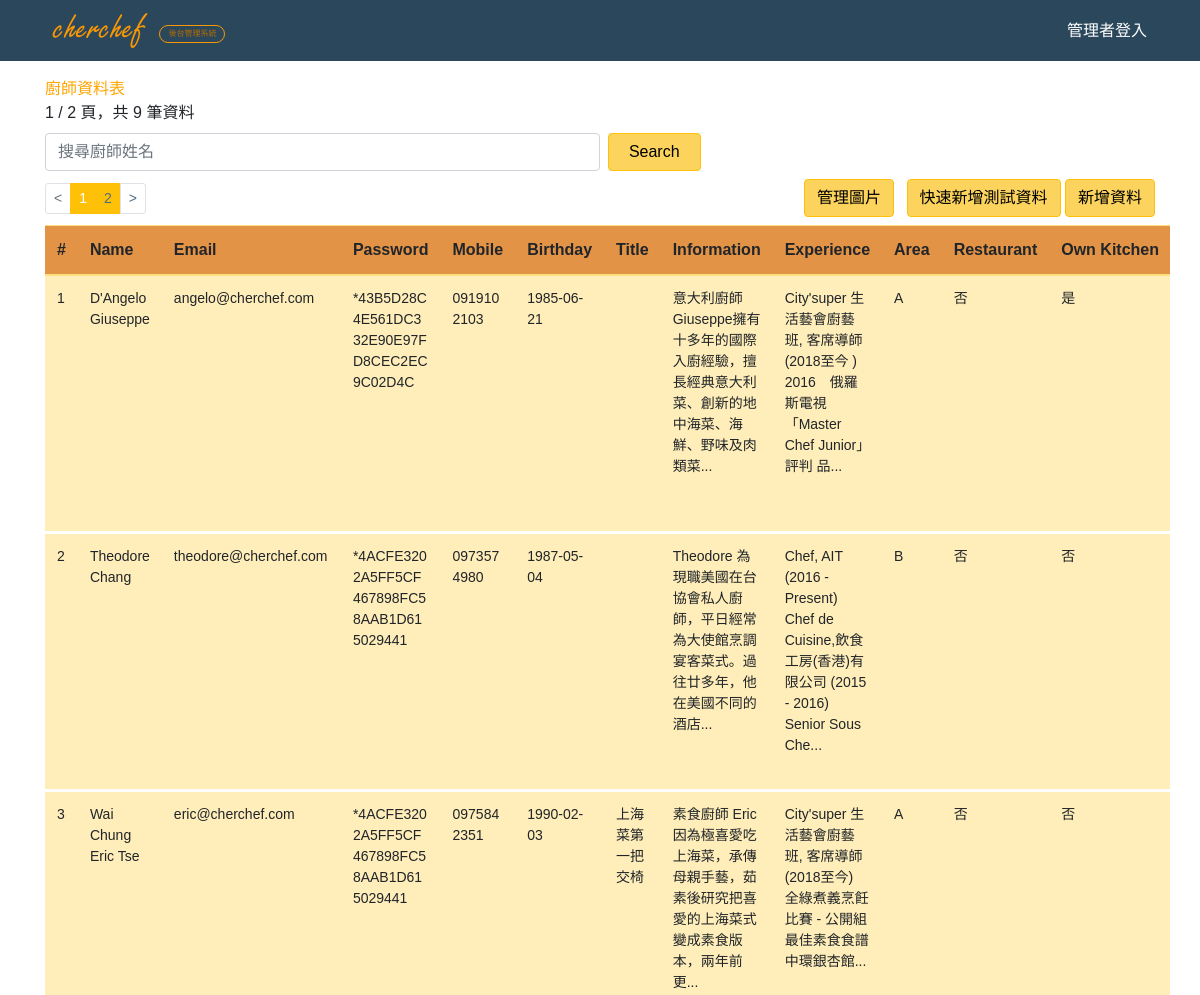
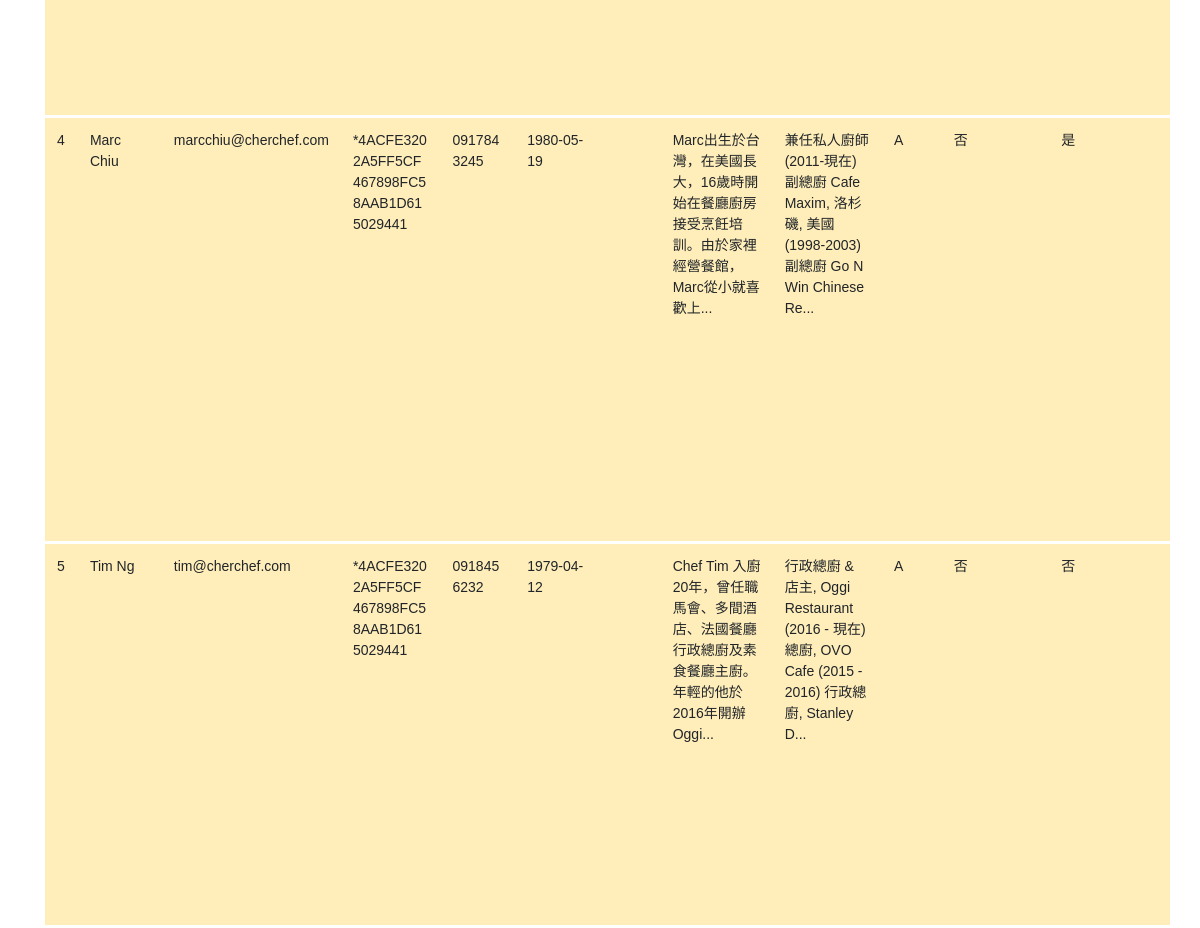
The app's page /Chef/chef.php with its own data (2 pictures, top to bottom).
### tables this page shows
CREATE TABLE `chef` (
  `sid` int(11) NOT NULL,
  `name` varchar(255) NOT NULL,
  `email` varchar(255) NOT NULL,
  `password` varchar(255) NOT NULL,
  `mobile` varchar(255) NOT NULL,
  `birthday` date NOT NULL,
  `pic` varchar(255) NOT NULL,
  `title` varchar(255) DEFAULT NULL,
  `info` varchar(255) DEFAULT NULL,
  `experience` varchar(255) NOT NULL,
  `food_set` varchar(255) DEFAULT NULL,
  `area` varchar(255) NOT NULL,
  `restaurant` varchar(255) DEFAULT NULL,
  `own_kitchen` varchar(255) NOT NULL,
  `tool` varchar(255) DEFAULT NULL,
  `note` varchar(255) DEFAULT NULL
);

### Chef/chef.php (the view, shortened to what this page needs)
<?php
require __DIR__ . '/connect.php';
$per_page = 5;
$page = isset($_GET['page']) ? intval($_GET['page']) : 1;
$t_sql = "SELECT COUNT(1) FROM chef";
$t_stmt = $pdo->query($t_sql);
$total_rows = $t_stmt->fetch(PDO::FETCH_NUM)[0];
$total_pages = ceil($total_rows / $per_page);
$sql = sprintf("SELECT * FROM chef ORDER BY sid LIMIT %s, %s", ($page - 1) * $per_page, $per_page);
$stmt = $pdo->query($sql);
$rows = $stmt->fetchAll(PDO::FETCH_ASSOC);
?>
<?php include __DIR__ . '/_html_header.php' ?>
<?php include __DIR__ . '/_navbar.php' ?>
<div class="container pt-3">
<div style="color:orange;">廚師資料表</div>
<div><?= $page. " / ".$total_pages." 頁，共 ".$total_rows." 筆資料" ?></div>
    <div class="row">
        <div class="col-lg-12">
            <form class="form-inline d-flex" name="form1" action="chef_data_search.php" method="post">
            <input type="text" class="form-control col-12 col-md-6 mr-2 my-2" id="search_input" name="search_input" placeholder="搜尋廚師姓名">
            <button type="submit" class="btn btn-warning col-12 col-md-2 col-lg-1 my-md-2 mb-2" >Search</button>
            </form>
            <nav class="d-flex mb-2">
                <ul class="pagination pagination-sm mb-0 mr-auto align-items-center">
                    <li class="page-item <?= $page<=1 ? 'disabled' : '' ?>">
                        <a class="page-link" href="?page=<?= $page-1 ?>">&lt;</a>
                    </li>
                    <?php for($i=1; $i<=$total_pages; $i++): ?>
                    <li class="page-item <?= $i==$page ? 'active' : '' ?>">
                        <a class="page-link bg-warning border-warning" href="?page=<?= $i ?>"><?= $i ?></a>
                    </li>
                    <?php endfor ?>
                    <li class="page-item <?= $page>=$total_pages ? 'disabled' : '' ?>">
                        <a class="page-link" href="?page=<?= $page+1 ?>">&gt;</a>
                    </li>
                </ul>
                <div>
                    <a href="chef_photo.php"><button type="button" class="btn btn-warning mr-2">管理圖片</button></a>
                    <a href="chef_insert.php"><button type="button" class="btn btn-warning">快速新增測試資料</button></a>
                    <a href="chef_data_insert.php"><button type="button" class="btn btn-warning">新增資料</button></a>
                </div>
            </nav>
        </div>
    </div>
<div class="row">
<div class="col-lg-12 table-responsive card-list-table">
    <table class="table table-warning table-hover">
        <thead class="bg-warning text-nowrap">
            <tr>
                <th scope="col">#</th>
                <th scope="col">Name</th>
                <th scope="col">Email</th>
                <th scope="col">Password</th>
                <th scope="col">Mobile</th>
                <th scope="col">Birthday</th>
                <th scope="col">Title</th>
                <th scope="col">Information</th>
                <th scope="col">Experience</th>
                <th scope="col">Area</th>
                <th scope="col">Restaurant</th>
                <th scope="col">Own Kitchen</th>
            </tr>
        </thead>
        <tbody>
            <?php foreach ($rows as $row) : ?>
            <tr class="form_data_font_style">
                <td data-title="#"><?= $row['sid'] ?></td>
                <td data-title="Name"><?= $row['name'] ?></td>
                <td data-title="Email"><?= $row['email'] ?></td>
                <td data-title="Password" class="text-break"><?= $row['password'] ?></td>
                <td data-title="Mobile"class="text-break"><?= $row['mobile'] ?></td>
                <td data-title="Birthday"><?= $row['birthday'] ?></td>
                <td data-title="Title"><?= $row['title'] ?></td>
                <td data-title="Information"><?= mb_strimwidth($row['info'],0, 100, "...", "UTF-8"); ?></td>
                <td data-title="Experience"><?= mb_strimwidth($row['experience'],0, 100, "...", "UTF-8");  ?></td>
                <td data-title="Area"><?= $row['area'] ?></td>
                <td data-title="Restaurant"><?= $row['restaurant']==1?"是":"否" ?></td>
                <td data-title="Own Kitchen"><?= $row['own_kitchen']==1?"是":"否" ?></td>
            </tr>
            <?php endforeach; ?>
        </tbody>
    </table>
</div>
</div>
                      </div>
<?php include __DIR__ . '/_html_footer.php';  ?>

### Chef/main.css (style rules this page uses)
* { font-family: 'Noto Sans TC', sans-serif; }
.table { margin: 0; }
.form_data_font_style { font-size: 14px; font-family: Arial, Helvetica, sans-serif,"微軟正黑體"; }
nav a { color: white; }
.page-link { color: #506c80; }
html { margin: 0; padding: 0; width: 100% }
body { margin: 0; padding:0; width: 100%; background-size: cover; height: 100vh; display: table; }
.table-warning td { border-color:#fff !important; border-bottom: 3px solid #fff; }
.btn-warning { color: #000; background-color: #fbd35d !important; }
.table-warning thead { background: #e29346 !important; }

### records on screen
chef: sid "1", name "D'Angelo Giuseppe", email "angelo@cherchef.com", password "*43B5D28C4E561DC332E90E97FD8CEC2EC9C02D4C", mobile "0919102103", birthday "1985-06-21", info "意大利廚師Giuseppe擁有十多年的國際入廚經驗，擅長經典意大利菜、創新的地中海菜、海鮮、野味及肉類菜...", experience "City'super 生活藝會廚藝班, 客席導師 (2018至今 ) 2016 俄羅斯電視「Master Chef Junior」評判 品...", area "A", restaurant "否", own_kitchen "是"
chef: sid "2", name "Theodore Chang", email "theodore@cherchef.com", password "*4ACFE3202A5FF5CF467898FC58AAB1D615029441", mobile "0973574980", birthday "1987-05-04", info "Theodore 為現職美國在台協會私人廚師，平日經常為大使館烹調宴客菜式。過往廿多年，他在美國不同的酒店...", experience "Chef, AIT (2016 - Present) Chef de Cuisine,飲食工房(香港)有限公司 (2015 - 2016) Senior Sous Che...", area "B", shows "否", own_kitchen "否"
chef: sid "3", name "Wai Chung Eric Tse", email "eric@cherchef.com", password "*4ACFE3202A5FF5CF467898FC58AAB1D615029441", mobile "0975842351", birthday "1990-02-03", title "上海菜第一把交椅", info "素食廚師 Eric 因為極喜愛吃上海菜，承傳母親手藝，茹素後研究把喜愛的上海菜式變成素食版本，兩年前更...", experience "City'super 生活藝會廚藝班, 客席導師 (2018至今) 全綠煮義烹飪比賽 - 公開組最佳素食食譜 中環銀杏館...", area "A", shows "否", own_kitchen "否"
chef: sid "4", name "Marc Chiu", email "marcchiu@cherchef.com", password "*4ACFE3202A5FF5CF467898FC58AAB1D615029441", mobile "0917843245", birthday "1980-05-19", info "Marc出生於台灣，在美國長大，16歲時開始在餐廳廚房接受烹飪培訓。由於家裡經營餐館，Marc從小就喜歡上...", experience "兼任私人廚師 (2011-現在) 副總廚 Cafe Maxim, 洛杉磯, 美國 (1998-2003) 副總廚 Go N Win Chinese Re...", area "A", shows "否", own_kitchen "是"
chef: sid "5", name "Tim Ng", email "tim@cherchef.com", password "*4ACFE3202A5FF5CF467898FC58AAB1D615029441", mobile "0918456232", birthday "1979-04-12", info "Chef Tim 入廚20年，曾任職馬會、多間酒店、法國餐廳行政總廚及素食餐廳主廚。年輕的他於2016年開辦Oggi...", experience "行政總廚 & 店主, Oggi Restaurant (2016 - 現在) 總廚, OVO Cafe (2015 - 2016) 行政總廚, Stanley D...", area "A", shows "否", own_kitchen "否"

### other values on screen
$page "1"
$total_pages "2"
$total_rows "9"
